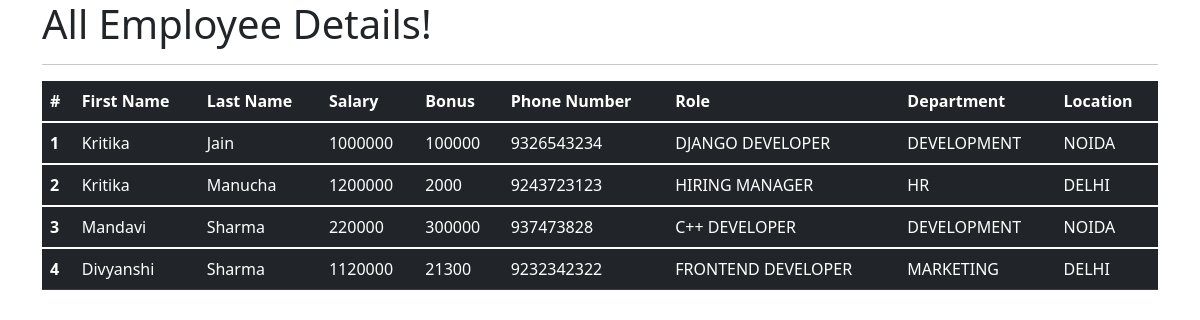
The app's page /all_emp with its own data.
### emp_app/models.py (models this page shows, shortened)
class Employee(models.Model):
    firstname=models.CharField(max_length=100,null=False)
    lastname=models.CharField(max_length=100)
    salary=models.IntegerField(default=0)
    bonus=models.IntegerField(default=0)
    dep=models.ForeignKey(Department,on_delete=models.CASCADE)
    role=models.ForeignKey(Role,on_delete=models.CASCADE)
    phone=models.IntegerField(default=0)

class Role(models.Model):
    name=models.CharField(max_length=100,null=False)

class Department(models.Model):
    name=models.CharField(max_length=100,null=False)
    location=models.CharField(max_length=100)

### emp_app/views.py (the view)
# urls.py: path('all_emp',views.all_emp,name='all_emp'),
def all_emp(requests):
    emps=Employee.objects.all()
    context={
        'emps':emps
    }
    return render(requests,'all_emp.html',context)

### emp_app/templates/all_emp.html (shortened to what this page needs)
<!DOCTYPE html>
<html lang="en">
<head>
  <link href="https://cdn.jsdelivr.net/npm/bootstrap@5.1.3/dist/css/bootstrap.min.css" rel="stylesheet">
</head>
  <body>
  <div class="container">
          <h1>All Employee Details!</h1>
      <hr>
     <table class="table table-dark">
  <thead>
    <tr>
      <th scope="col">#</th>
      <th scope="col">First Name</th>
      <th scope="col">Last Name</th>
      <th scope="col">Salary</th>
      <th scope="col">Bonus</th>
      <th scope="col">Phone Number</th>
      <th scope="col">Role</th>
      <th scope="col">Department</th>
      <th scope="col">Location</th>
    </tr>
  </thead>
         {% for emp in emps %}
  <tbody>
    <tr>
      <th scope="row">{{emp.id}}</th>
      <td>{{emp.firstname}}</td>
      <td>{{emp.lastname}}</td>
      <td>{{emp.salary}}</td>
      <td>{{emp.bonus}}</td>
      <td>{{emp.phone}}</td>
      <td>{{emp.role.name}}</td>
      <td>{{emp.dep.name}}</td>
      <td>{{emp.dep.location}}</td>
    </tr>
  </tbody>
         {% endfor %}
</table>
  </div>
  </body>
</html>

### records on screen
Employee: id "1", firstname "Kritika", lastname "Jain", salary "1000000", bonus "100000", phone "9326543234", role.name "DJANGO DEVELOPER", dep.name "DEVELOPMENT", dep.location "NOIDA"
Employee: id "2", firstname "Kritika", lastname "Manucha", salary "1200000", bonus "2000", phone "9243723123", role.name "HIRING MANAGER", dep.name "HR", dep.location "DELHI"
Employee: id "3", firstname "Mandavi", lastname "Sharma", salary "220000", bonus "300000", phone "937473828", role.name "C++ DEVELOPER", dep.name "DEVELOPMENT", dep.location "NOIDA"
Employee: id "4", firstname "Divyanshi", lastname "Sharma", salary "1120000", bonus "21300", phone "9232342322", role.name "FRONTEND DEVELOPER", dep.name "MARKETING", dep.location "DELHI"
